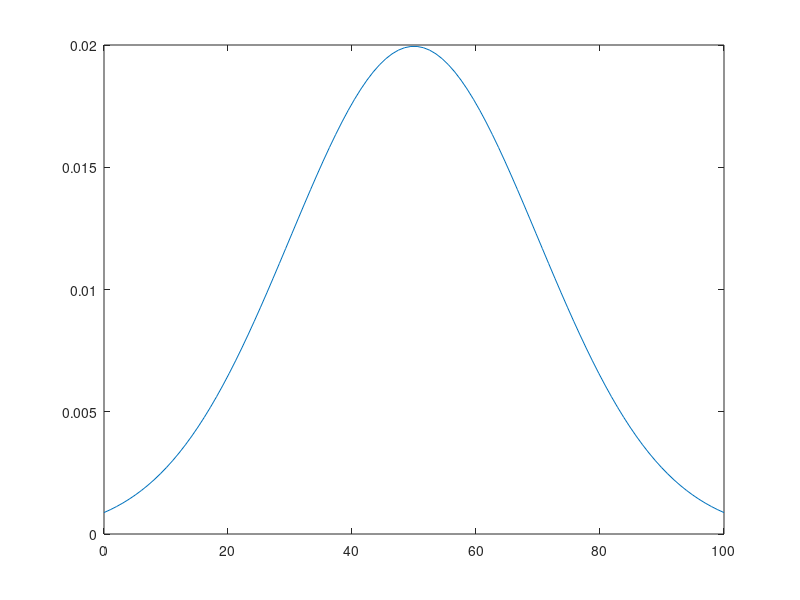

Reproduce this figure in MATLAB.
clear;
% PHYS 434
% LAB 2
% Jin Kyoung Lee
%% Problem 1

% Background of cosmic-rays follow a Poisson distribution
% In 1 day the average cosmic-ray background: X = lambda(?) = 2
% The average number of gamma-rays emitted by the hypothetical source: Y = 4

%%% A) Cosmic-rays
% Day 1
background1 = 2;
x0 = linspace(0, 50, 51);
p1Day = poisspdf(x0, background1); % Create Poisson distribution with lambda = 2
plot(x0, p1Day);
% Using convolution to get the probability distribution for more days
numOfDays = 3; % 3 days
p3Days = p1Day;
for i = 1:numOfDays-1
    p3Days = conv(p3Days, p1Day);
end
x = linspace(0, 50*numOfDays, 50*numOfDays+1);
plot(x, p3Days)
% By comparing the probability distribution for 1 day and for 3 days, we
% can see that as we integrate the probability distribution for more days,
% the background gets larger.

%%% B)
% Also using convolution to get the probability distributino after 5 days
numOfDays = 6; % Choosing the value greater than 5
p6Days = p1Day;
for i = 1:numOfDays-1
    p6Days = conv(p6Days, p1Day);
end
x = linspace(0, 50*numOfDays, 50*numOfDays+1);
plot(x, p6Days)
% From part A), we found that adding probability distribution for 3 days
% was still a Poisson distribution. Also, here in part B), by using
% the same method that of part A), it is proved that after 5 days,the
% summed probability disdtribution is still A Poisson distribution.
% Since we didn't sum up enough trials, the distribution is still Poisson
% distribution. However, if we sum up more trials, then, the distribution
% will converge to a Gaussian distribution.

%%% C)
x1 = linspace(0,100,101);
% Averaging 5 days
p5Days = poisspdf(x1, 5);

% Averaging 10 days
p10Days = poisspdf(x1, 10);

% Averaging 30 days
p30Days = poisspdf(x1, 30);

% Averaging 50 days
p50Days = poisspdf(x1,50);

% Plotting distributions to compare the shape
plot(x1,p5Days)
hold on
plot(x1,p10Days)
plot(x1,p30Days)
plot(x1,p50Days)

legend('5 days','10 days','30 days','60 days')
hold off
% As the average days increases, the distribution becomes normal
% distribution. According to central limit theorem, if there is more trials
% then a distribution will converge to Gaussian distribution. Therefore, as
% we average more days, the distribution becomes normal distribution.

%%% D) Number of days: N = 3
% Gamma rays from the source: Y*N = 4 * 3 = 12
poissCosRays = makedist("Poisson",'lambda',background1);
pGammaRays = 1 - cdf(poissCosRays, 12)
sigmaGammaRays = icdf('Normal',1-pGammaRays,0,1)
%% Problem 2

x2 = linspace(0,100,101);
% parameter = 2
r2 = raylpdf(x2,2);
% parameter = 5
r5 = raylpdf(x2,5);
% parameter = 10
r10 = raylpdf(x2,10);
% parameter = 20
r20 = raylpdf(x2,20);

% Plotting
plot(x2,r2)
hold on
plot(x2,r5)
plot(x2,r10)
plot(x2,r20)

legend('2','5','10','20')
hold off
% Yes, it approaches a Gaussian distribution as the parameter gets larger.
% This happenes when the parameter exceeds 5.
%% Problem 3

%%% Version 1
%%% A)
% Width of the background Gaussian distribution: x = 20
% Signal of strength: Y = 87.65
% Mean = 0
% Standard deviation = 20
% What is the probability of finding a signal of strength 87.65 from the
% background Gaussian distribution with the width of 20?
x3 = linspace(-80,80,100);
normCCD1 = makedist("Normal","mu",0,"sigma",20);
plot(x3,pdf(normCCD1,x3))
pCCD1 = 1 - cdf(normCCD1,87.65)
sigmaCCD1= icdf('Normal',1-pCCD1,0,1)
% To detect a signal of strength 87.65 has sigma value of 4.3825, which is
% less than 5 sigma. Therefore, we cannot claim a discovery.

%%% Version 2
%%% B)
% The probability idstribution when looking for a signal in 10k pixels, it
% will still be Gaussian distribution.

%%% C)
pixel = 10000;
normCCD2 = pdf(normCCD1,x3)*pixel;
plot(normCCD2)
nCCD2 = makedist("Normal","mu",50,"sigma",20);
x4 = linspace(0,100,100);
plot(x4,pdf(nCCD2,x4))
pCCD2 = 1 - cdf(nCCD2,87.65)
sigmaCCD2= icdf('Normal',1-pCCD2,0,1)
%% Problem 4

%%% A) What is the strength of a signal that produces 5 sigma?
% sigmaV1 = norminv([0.0000003,0.9999997])
pCCD1 = 1 - cdf(normCCD1,100.65)
sigmaV1CCD = icdf('Normal',1-pCCD1,0,1)
% A strength of 100.65 signal is required to get 5 sigma.

%%% B)
pCCD2 = 1 - cdf(nCCD2,150.65)
sigmaCCD2= icdf('Normal',1-pCCD2,0,1)
% A strength of 150.65 signal is required to get 5 sigma.

%%% C) The signal must be +50 brighter, if we have a trials factor of 10k.